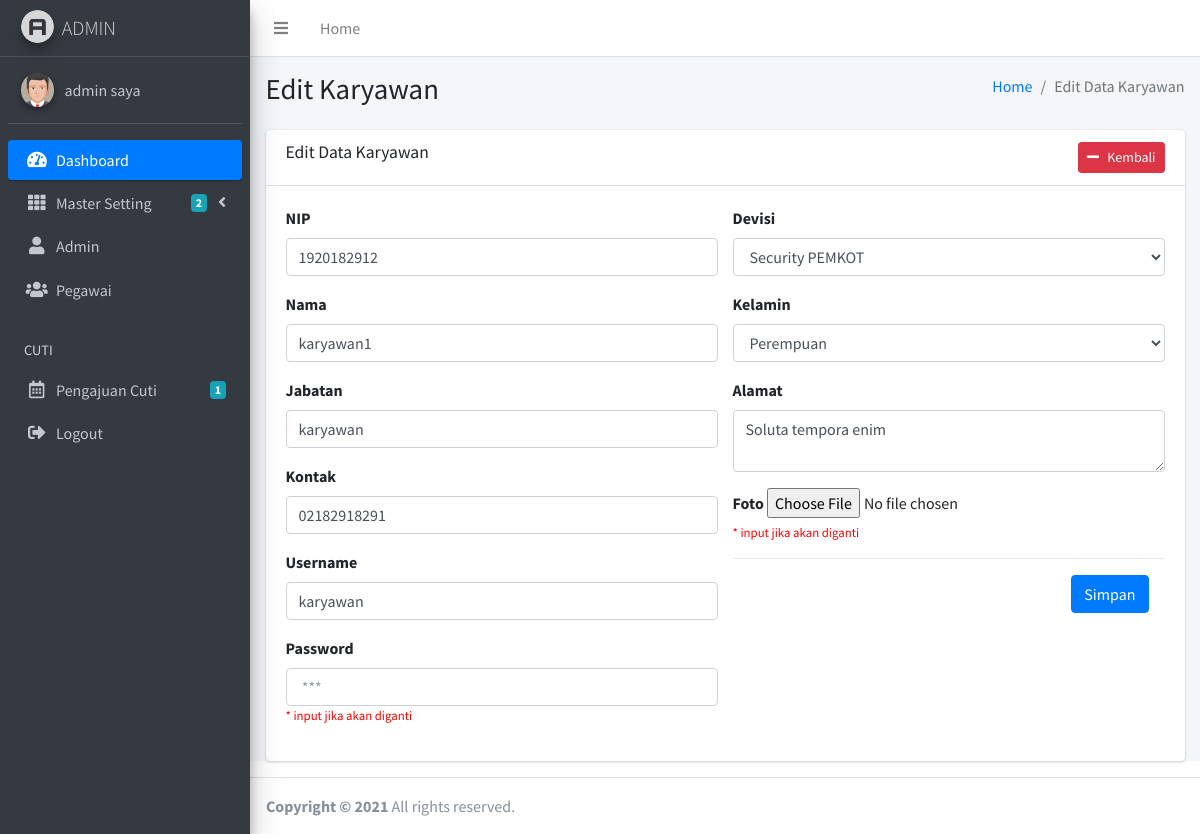
/admin/karyawan_edit.php?id=1 (signed in), run on the app's committed database.
### tables this page shows
CREATE TABLE `tbl_karyawan` (
  `karyawan_id` int(11) NOT NULL,
  `karyawan_devisi` int(11) NOT NULL,
  `karyawan_nip` int(11) NOT NULL,
  `karyawan_nama` varchar(50) NOT NULL,
  `karyawan_jabatan` varchar(100) NOT NULL,
  `karyawan_alamat` varchar(100) NOT NULL,
  `karyawan_kelamin` varchar(20) NOT NULL,
  `karyawan_kontak` varchar(15) NOT NULL,
  `karyawan_username` varchar(50) NOT NULL,
  `karyawan_password` varchar(100) NOT NULL,
  `karyawan_foto` varchar(100) NOT NULL,
  `karyawan_tanda_tangan` varchar(255) DEFAULT NULL
);

CREATE TABLE `tbl_devisi` (
  `devisi_id` int(11) NOT NULL,
  `devisi_nama` varchar(100) NOT NULL
);

### admin/karyawan_edit.php (the view, shortened to what this page needs)
<?php include 'header.php'; ?>
<div class="content-wrapper">
	<section class="content-header">
		<div class="container-fluid">
			<div class="row mb-2">
				<div class="col-sm-6">
					<h1>Edit Karyawan</h1>
				</div>
				<div class="col-sm-6">
					<ol class="breadcrumb float-sm-right">
						<li class="breadcrumb-item"><a href="index.php">Home</a></li>
						<li class="breadcrumb-item active">Edit Data Karyawan</li>
					</ol>
				</div>
			</div>
		</div>
	</section>
    <section class="content">
      <div class="container-fluid">
        <div class="card card-default">
          <div class="card-header">
            <h3 class="card-title">Edit Data Karyawan</h3>
            <div class="float-right">
              <a href="karyawan.php" class="btn btn-sm btn-danger"><i class="fa fa-minus"></i> &nbsp Kembali</a>
            </div>
          </div>
          <div class="card-body">
            <div class="row">
              <div class="col-md-6">
              	<form action="karyawan_update.php" method="POST">
                  <?php
                  $id = $_GET['id'];
                  $data = mysqli_query($koneksi,"select * from tbl_karyawan where karyawan_id='$id'");
                  $d = mysqli_fetch_assoc($data);
                  ?>
              		<div class="form-group">
              			<label>NIP</label>
              			<input type="number" name="nip" value="<?php echo $d['karyawan_nip'] ?>" class="form-control" required placeholder="Misal : 11121***">
              		</div>
              		<div class="form-group">
              			<label>Nama </label>
              			<input type="text" name="nama" value="<?php echo $d['karyawan_nama'] ?>" class="form-control" required placeholder="Misal : Hamdan, Ali, ...">
              		</div>
                  <div class="form-group">
                    <label>Jabatan </label>
                    <input type="text" name="jabatan" value="<?php echo $d['karyawan_jabatan'] ?>" class="form-control" required placeholder="Jabatan">
                  </div>
              		<div class="form-group">
              			<label>Kontak </label>
              			<input type="number" name="kontak" value="<?php echo $d['karyawan_kontak'] ?>" class="form-control" required placeholder="Misal : 0822**, ...">
              		</div>
              		<div class="form-group">
              			<label>Username </label>
              			<input type="text" name="username" value="<?php echo $d['karyawan_username'] ?>" class="form-control" required placeholder="Misal : Hamdan, Ali, ...">
              		</div>
              		<div class="form-group">
              			<label>Password </label>
              			<input type="password" name="password" class="form-control" placeholder=" ***">
                    <small><p style="color:red;">* input jika akan diganti</p></small>
              		</div>
              	</div>
              	<div class="col-md-6">
              		<div class="form-group">
              			<label>Devisi</label>
              			<select class="form-control" name="devisi" required>
              				<?php
              				$devisi = mysqli_query($koneksi,"select * from tbl_devisi");
              				while($dv = mysqli_fetch_array($devisi)){
              					?>
              					<option <?php if($d['karyawan_devisi']==$dv['devisi_id']){echo "selected='selected'";} ?> value="<?php echo $dv['devisi_id'] ?>"><?php echo $dv['devisi_nama'] ?></option>
              					<?php
              				}
              				?>
              			</select>
              		</div>
              		<div class="form-group">
              			<label>Kelamin</label>
              			<select class="form-control" name="kelamin" required>
              				<option <?php if($d['karyawan_kelamin']=="Perempuan"){echo "selected='selected'";} ?> value="Perempuan">Perempuan</option>
              			</select>
              		</div>
              		<div class="form-group">
              			<label>Alamat</label>
              			<textarea class="form-control" name="alamat" required><?php echo $d['karyawan_alamat'] ?></textarea>
              		</div>
              		<div class="form-group">
              			<label>Foto</label>
              			<input type="file" name="foto">
                    <small><p style="color:red;">* input jika akan diganti</p></small>
              		</div>
              		<div class="modal-footer">
              			<button type="submit" class="btn btn-primary">Simpan</button>
              		</div>
              </div>
            </div>
          </div>
        </div>
      </div>
    </section>
</div>
<?php include 'footer.php'; ?>

### admin/header.php (shortened to what this page needs)
<!DOCTYPE html>
<html>
<head>
  <link rel="stylesheet" href="../plugins/fontawesome-free/css/all.min.css">
  <link rel="stylesheet" href="https://code.ionicframework.com/ionicons/2.0.1/css/ionicons.min.css">
  <link rel="stylesheet" href="../plugins/tempusdominus-bootstrap-4/css/tempusdominus-bootstrap-4.min.css">
  <link rel="stylesheet" href="../plugins/icheck-bootstrap/icheck-bootstrap.min.css">
  <link rel="stylesheet" href="../plugins/jqvmap/jqvmap.min.css">
  <link rel="stylesheet" href="../plugins/datatables-bs4/css/dataTables.bootstrap4.css">
  <link rel="stylesheet" href="../dist/css/adminlte.min.css">
  <link rel="stylesheet" href="../plugins/overlayScrollbars/css/OverlayScrollbars.min.css">
  <link rel="stylesheet" href="../plugins/daterangepicker/daterangepicker.css">
  <link rel="stylesheet" href="../plugins/summernote/summernote-bs4.css">
</head>
  <?php include '../koneksi.php'; ?>
<body class="hold-transition sidebar-mini layout-fixed">
<div class="wrapper">
  <nav class="main-header navbar navbar-expand navbar-white navbar-light">
    <ul class="navbar-nav">
      <li class="nav-item">
        <a class="nav-link" data-widget="pushmenu" href="#"><i class="fas fa-bars"></i></a>
      </li>
      <li class="nav-item d-none d-sm-inline-block">
        <a href="index.php" class="nav-link">Home</a>
      </li>
    </ul>
  </nav>
  <aside class="main-sidebar sidebar-dark-primary elevation-4">
    <a href="index.php" class="brand-link">
      <img src="../dist/img/AdminLTELogo.png" alt="AdminLTE Logo" class="brand-image img-circle elevation-3"
           style="opacity: .8">
      <span class="brand-text font-weight-light">ADMIN</span>
    </a>
    <?php
    $saya = $_SESSION['id'];
    $data = mysqli_query($koneksi,"select * from tbl_admin where admin_id='$saya'");
    $d = mysqli_fetch_assoc($data);
    ?>
    <div class="sidebar">
      <div class="user-panel mt-3 pb-3 mb-3 d-flex">
        <div class="image">
          <?php
          if($d['admin_foto']=="admin_foto.png"){
            ?>
            <img src="../dist/img/admin_foto.png" class="img-circle elevation-2" alt="User Image">
            <?php
          }else{
            ?>
            <img src="../gambar/user/<?php echo $d['admin_foto'] ?>" class="img-circle elevation-2" alt="User Image">
            <?php
          }
          ?>
        </div>
        <div class="info">
          <a href="index.php" class="d-block"><?php echo $d['admin_nama'] ?></a>
        </div>
      </div>
      <nav class="mt-2">
        <ul class="nav nav-pills nav-sidebar flex-column" data-widget="treeview" role="menu" data-accordion="false">
          <li class="nav-item has-treeview menu-open">
            <a href="index.php" class="nav-link active">
              <i class="nav-icon fas fa-tachometer-alt"></i>
              <p>
                Dashboard
              </p>
            </a>
          </li>
          <li class="nav-item has-treeview">
            <a href="#" class="nav-link">
              <i class="nav-icon fas fa-th"></i>
              <p>
                Master Setting
                <i class="fas fa-angle-left right"></i>
                <span class="badge badge-info right">2</span>
              </p>
            </a>
          </li>
          <li class="nav-item has-treeview">
          <a href="admin.php" class="nav-link">
            <i class="nav-icon fas fa-user"></i>
              <p>
                Admin
              </p>
          </a>
          </li>
          <li class="nav-item has-treeview">
          <a href="karyawan.php" class="nav-link">
            <i class="nav-icon fas fa-users"></i>
              <p>
                Pegawai
              </p>
          </a>
          </li>
          <li class="nav-header">CUTI</li>
          <li class="nav-item">
            <a href="cuti.php" class="nav-link">
              <i class="nav-icon far fa-calendar-alt"></i>
              <p>
                 <?php
                $cuti = mysqli_query($koneksi,"select * from tbl_cuti");
                $ct = mysqli_num_rows($cuti);
                ?>
                Pengajuan Cuti
                <span class="badge badge-info right"><?php echo $ct ?></span>
              </p>
            </a>
          </li>
           <li class="nav-item">
            <a href="logout.php" class="nav-link">
              <i class="nav-icon fas fa-sign-out-alt"></i>
              <p>
                Logout
              </p>
            </a>
          </li>
        </ul>
      </nav>
    </div>
  </aside>

### data on the page
tbl_karyawan: nip "1920182912", nama "karyawan1", jabatan "karyawan", kontak "02182918291", username "karyawan", devisi "Security PEMKOT", kelamin "Perempuan", alamat "Soluta tempora enim"

### other printed values
$d['admin_nama'] "admin saya"
$ct "1"
